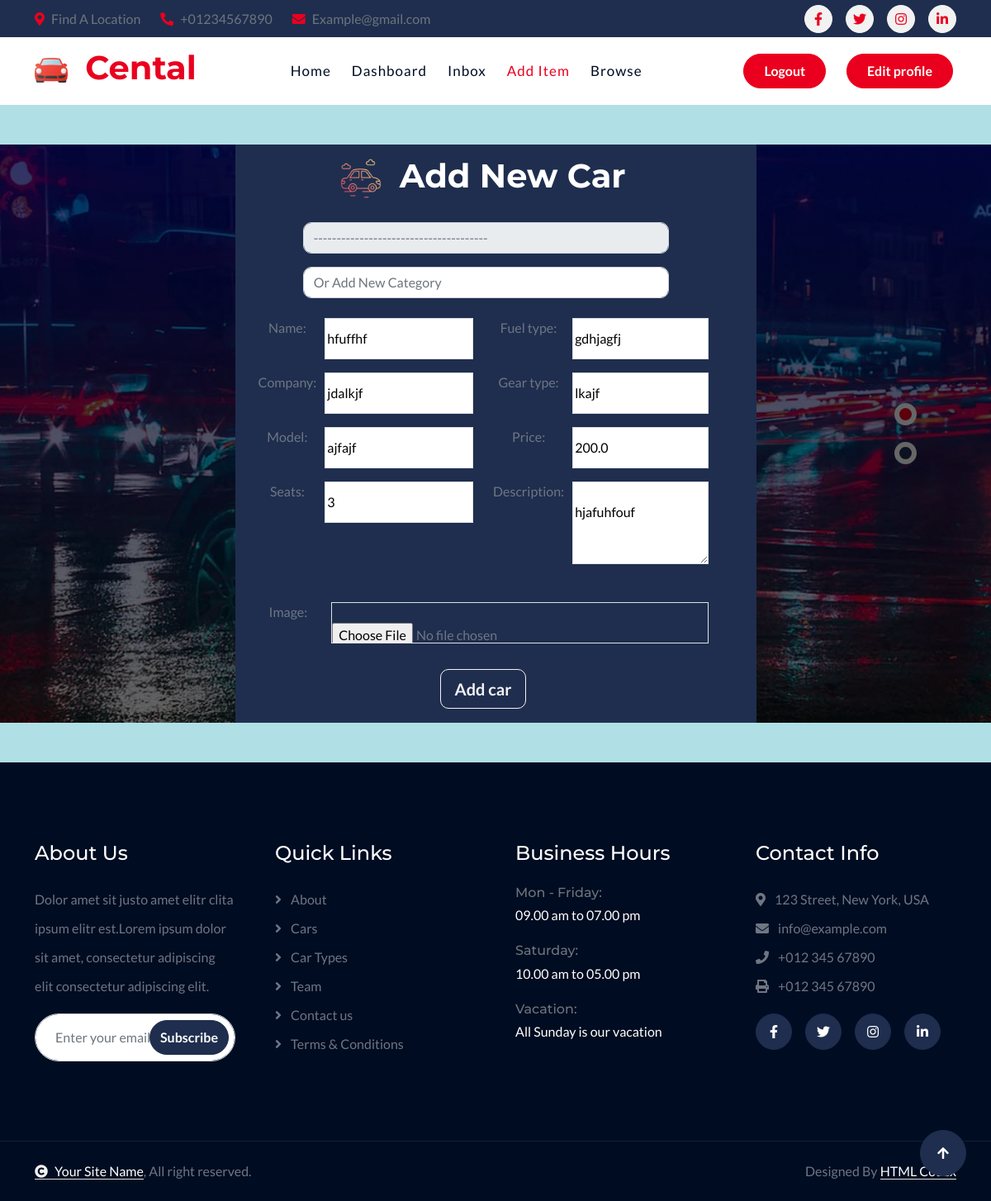
Before: /items/18/edit/ (signed in) with the older database file.
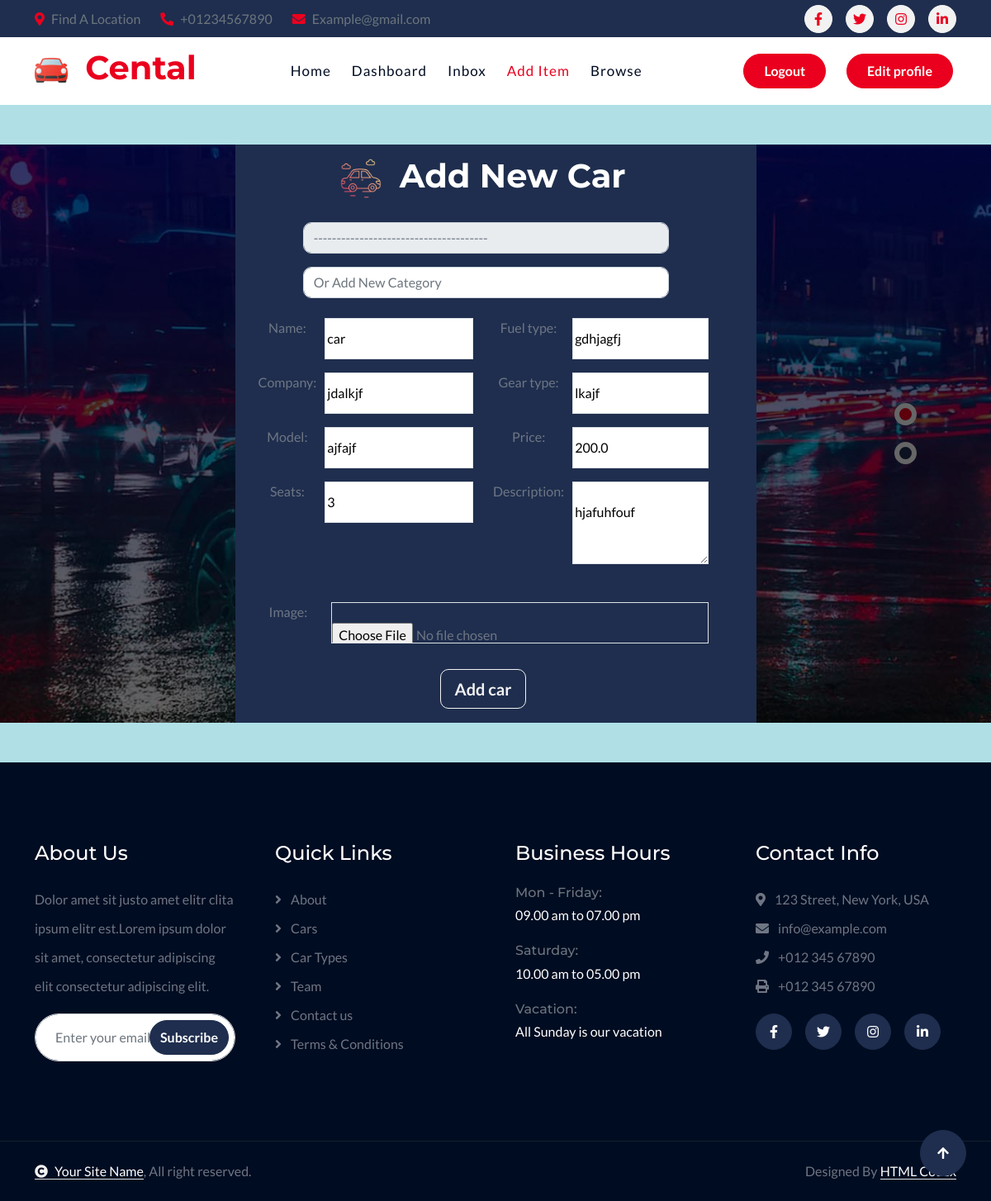
After: the same page with the newer database file.
### item/models.py (models this page shows, shortened)
class Item(models.Model):
    category = models.ForeignKey(Category, related_name='items', on_delete=models.CASCADE)
    name = models.CharField(max_length=255)
    company = models.CharField(max_length=255, blank=True, null=True)
    model = models.CharField(max_length=255, blank=True, null=True)
    seats = models.IntegerField(blank=True, null=True)
    fuel_type = models.CharField(max_length=255, blank=True, null=True)
    gear_type = models.CharField(max_length=255, blank=True, null=True)
    description = models.TextField(blank=True, null=True)
    price = models.FloatField()
    image = models.ImageField(upload_to='item_images', blank=True, null=True)
    is_sold = models.BooleanField(default=False)
    created_by = models.ForeignKey(User, related_name='items', on_delete=models.CASCADE)
    created_at = models.DateTimeField(auto_now_add=True)

### item/views.py (the view)
# urls.py: path('<int:pk>/edit/', views.edit, name='edit'),
@login_required
def edit(request,pk):
    item=get_object_or_404(Item,pk=pk,created_by=request.user)
    if request.method == 'POST':
        form = EditItemForm(request.POST, request.FILES,instance=item)
        if form.is_valid():
            form.save()
            return redirect('item:detail', pk=item.id)
    else:
        form = EditItemForm(instance=item)
    return render(request, 'item/form.html', {
        'title': 'Edit Item',
        'form': form
    })

### item/templates/item/form.html (shortened to what the changed rows need)
{% extends "core/base.html" %}
{% load static %}
{% block content %}
<br><br>
<div class="header-carousel-fluid">
    <div id="carouselId" class="carousel slide" data-bs-ride="carousel" data-bs-interval="false">
        <div class="carousel-inner" role="listbox">
            <div class="carousel-item active position-relative" style="position: relative;">
                <div class="carousel-caption d-flex justify-content-center align-items-center" style="z-index: 4;">
                    <div class="container py-4" style="height: auto; max-height:115%;">
                        <div class="row g-5 justify-content-center">
                            <div class="col-lg-7 col-md-9">
                                <div class="bg-secondary text-center fadeInLeft animated"
                                          style="background: rgba(0, 0, 0, 0.75);
                                                padding-left: 20px;
                                                padding-right: 50px;
                                                padding-top: 10px;
                                                padding-bottom: 40px;"
                                        data-animation="fadeInLeft"
                                        data-delay="1s">
                                    <form action="." method="post" enctype="multipart/form-data" class="d-flex flex-column justify-content-center align-items-center">
                                        <div class="row g-2 justify-content-center">
       <div class="col-10 col-lg-6">
                                                            <table class="table table-borderless">
                                                                <tbody>
                                                                    <tr>
                                                                        <td style="padding-left: 5px;">{{ form.name }}</td>
                                                                    </tr>
                                                                    <tr>
                                                                        <td style="padding-left: 5px;">{{ form.company }}</td>
                                                                    </tr>
                                                                    <tr>
                                                                        <td style="padding-left: 5px;">{{ form.model }}</td>
                                                                    </tr>
                                                                    <tr>
                                                                        <td style="padding-left: 5px;">{{ form.seats }}</td>
                                                                    </tr>
                                                                </tbody>
                                                            </table>
                                                        </div>
                                                        <div class="col-12 col-lg-6">
                                                            <table class="table table-borderless">
                                                                <tbody>
                                                                    <tr>
                                                                        <td style="padding-left: 5px;">{{ form.fuel_type }}</td>
                                                                    </tr>
                                                                    <tr>
                                                                        <td style="padding-left: 5px;">{{ form.gear_type }}</td>
                                                                    </tr>
                                                                    <tr>
                                                                        <td style="padding-left: 5px;">{{ form.price }}</td>
                                                                    </tr>
                                                                    <tr>
                                                                        <td style="padding-left: 5px;">{{ form.description }}</td>
                                                                    </tr>
                                                                </tbody>
                                                            </table>
                                                        </div>
                                                        <div class="col-12">
                                                            <table class="table table-borderless">
                                                                <tbody>
                                                                    <tr>
                                                                        <td class="text-center">
                                                                            {{ form.image }}
                                                                        </td>
                                                                    </tr>
                                                                </tbody>
                                                            </table>
                                                        </div>
                                                    </div>
                                                </form>
                                            </div>
                                        </div>
                                    </div>
                                </div>
                            </div>
                        </div>
                    </div>
                </div>
            </div>
            <br> <br>
            {% endblock content %}

Changed rows visible on the page:
changed Item "jdalkjf": name "hfuffhf" → "car"
